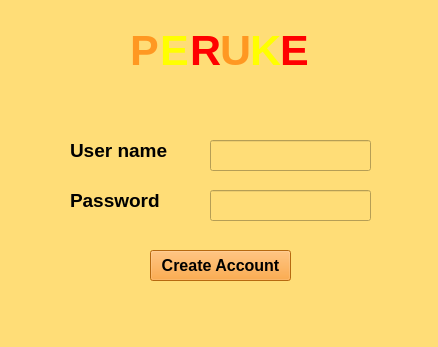
<?xml version="1.0" encoding="UTF-8"?>
<ui version="4.0">
 <class>MainWindow</class>
 <widget class="QMainWindow" name="MainWindow">
  <property name="geometry">
   <rect>
    <x>0</x>
    <y>0</y>
    <width>438</width>
    <height>347</height>
   </rect>
  </property>
  <property name="minimumSize">
   <size>
    <width>438</width>
    <height>347</height>
   </size>
  </property>
  <property name="maximumSize">
   <size>
    <width>438</width>
    <height>347</height>
   </size>
  </property>
  <property name="windowTitle">
   <string>MainWindow</string>
  </property>
  <property name="styleSheet">
   <string notr="true">background-color: rgb(255, 221, 119);</string>
  </property>
  <widget class="QWidget" name="centralwidget">
   <widget class="QLabel" name="P2_label_10">
    <property name="geometry">
     <rect>
      <x>250</x>
      <y>30</y>
      <width>31</width>
      <height>41</height>
     </rect>
    </property>
    <property name="font">
     <font>
      <pointsize>32</pointsize>
      <weight>75</weight>
      <bold>true</bold>
     </font>
    </property>
    <property name="layoutDirection">
     <enum>Qt::LeftToRight</enum>
    </property>
    <property name="styleSheet">
     <string notr="true">color: rgb(255, 255, 0);</string>
    </property>
    <property name="text">
     <string>K</string>
    </property>
    <property name="scaledContents">
     <bool>false</bool>
    </property>
   </widget>
   <widget class="QLabel" name="P2_label_7">
    <property name="geometry">
     <rect>
      <x>160</x>
      <y>30</y>
      <width>31</width>
      <height>41</height>
     </rect>
    </property>
    <property name="font">
     <font>
      <pointsize>32</pointsize>
      <weight>75</weight>
      <bold>true</bold>
     </font>
    </property>
    <property name="layoutDirection">
     <enum>Qt::LeftToRight</enum>
    </property>
    <property name="styleSheet">
     <string notr="true">color: rgb(255, 255, 0);</string>
    </property>
    <property name="text">
     <string>E</string>
    </property>
    <property name="scaledContents">
     <bool>false</bool>
    </property>
   </widget>
   <widget class="QLabel" name="P2_label_11">
    <property name="geometry">
     <rect>
      <x>280</x>
      <y>30</y>
      <width>31</width>
      <height>41</height>
     </rect>
    </property>
    <property name="font">
     <font>
      <pointsize>32</pointsize>
      <weight>75</weight>
      <bold>true</bold>
     </font>
    </property>
    <property name="layoutDirection">
     <enum>Qt::LeftToRight</enum>
    </property>
    <property name="styleSheet">
     <string notr="true">color: rgb(255, 0, 0);</string>
    </property>
    <property name="text">
     <string>E</string>
    </property>
    <property name="scaledContents">
     <bool>false</bool>
    </property>
   </widget>
   <widget class="QLabel" name="P2_label_9">
    <property name="geometry">
     <rect>
      <x>220</x>
      <y>30</y>
      <width>31</width>
      <height>41</height>
     </rect>
    </property>
    <property name="font">
     <font>
      <pointsize>32</pointsize>
      <weight>75</weight>
      <bold>true</bold>
     </font>
    </property>
    <property name="layoutDirection">
     <enum>Qt::LeftToRight</enum>
    </property>
    <property name="styleSheet">
     <string notr="true">color: rgb(255, 152, 34);</string>
    </property>
    <property name="text">
     <string>U</string>
    </property>
    <property name="scaledContents">
     <bool>false</bool>
    </property>
   </widget>
   <widget class="QLabel" name="P2_label_6">
    <property name="geometry">
     <rect>
      <x>130</x>
      <y>30</y>
      <width>31</width>
      <height>41</height>
     </rect>
    </property>
    <property name="font">
     <font>
      <pointsize>32</pointsize>
      <weight>75</weight>
      <bold>true</bold>
     </font>
    </property>
    <property name="layoutDirection">
     <enum>Qt::LeftToRight</enum>
    </property>
    <property name="styleSheet">
     <string notr="true">color: rgb(255, 152, 34);</string>
    </property>
    <property name="text">
     <string>P</string>
    </property>
    <property name="scaledContents">
     <bool>false</bool>
    </property>
   </widget>
   <widget class="QLabel" name="P2_label_8">
    <property name="geometry">
     <rect>
      <x>190</x>
      <y>30</y>
      <width>31</width>
      <height>41</height>
     </rect>
    </property>
    <property name="font">
     <font>
      <pointsize>32</pointsize>
      <weight>75</weight>
      <bold>true</bold>
     </font>
    </property>
    <property name="layoutDirection">
     <enum>Qt::LeftToRight</enum>
    </property>
    <property name="styleSheet">
     <string notr="true">color: rgb(255, 0, 0);</string>
    </property>
    <property name="text">
     <string>R</string>
    </property>
    <property name="scaledContents">
     <bool>false</bool>
    </property>
   </widget>
   <widget class="QLabel" name="player_label">
    <property name="geometry">
     <rect>
      <x>70</x>
      <y>130</y>
      <width>111</width>
      <height>41</height>
     </rect>
    </property>
    <property name="font">
     <font>
      <pointsize>14</pointsize>
      <weight>75</weight>
      <bold>true</bold>
     </font>
    </property>
    <property name="layoutDirection">
     <enum>Qt::LeftToRight</enum>
    </property>
    <property name="styleSheet">
     <string notr="true"/>
    </property>
    <property name="text">
     <string>User name</string>
    </property>
    <property name="scaledContents">
     <bool>false</bool>
    </property>
   </widget>
   <widget class="QLabel" name="player_label_2">
    <property name="geometry">
     <rect>
      <x>70</x>
      <y>180</y>
      <width>111</width>
      <height>41</height>
     </rect>
    </property>
    <property name="font">
     <font>
      <pointsize>14</pointsize>
      <weight>75</weight>
      <bold>true</bold>
     </font>
    </property>
    <property name="layoutDirection">
     <enum>Qt::LeftToRight</enum>
    </property>
    <property name="styleSheet">
     <string notr="true"/>
    </property>
    <property name="text">
     <string>Password</string>
    </property>
    <property name="scaledContents">
     <bool>false</bool>
    </property>
   </widget>
   <widget class="QLineEdit" name="user_name">
    <property name="geometry">
     <rect>
      <x>210</x>
      <y>140</y>
      <width>161</width>
      <height>31</height>
     </rect>
    </property>
    <property name="font">
     <font>
      <pointsize>12</pointsize>
      <weight>50</weight>
      <bold>false</bold>
     </font>
    </property>
    <property name="styleSheet">
     <string notr="true">border-color: rgb(255, 255, 255);</string>
    </property>
   </widget>
   <widget class="QLineEdit" name="user_pass">
    <property name="geometry">
     <rect>
      <x>210</x>
      <y>190</y>
      <width>161</width>
      <height>31</height>
     </rect>
    </property>
    <property name="font">
     <font>
      <pointsize>12</pointsize>
      <weight>50</weight>
      <bold>false</bold>
     </font>
    </property>
   </widget>
   <widget class="QPushButton" name="btn_create_account">
    <property name="geometry">
     <rect>
      <x>150</x>
      <y>250</y>
      <width>141</width>
      <height>31</height>
     </rect>
    </property>
    <property name="font">
     <font>
      <pointsize>12</pointsize>
      <weight>75</weight>
      <bold>true</bold>
     </font>
    </property>
    <property name="styleSheet">
     <string notr="true">background-color: rgb(255, 147, 23);</string>
    </property>
    <property name="text">
     <string>Create Account</string>
    </property>
   </widget>
   <widget class="QLabel" name="lbl_error">
    <property name="geometry">
     <rect>
      <x>120</x>
      <y>90</y>
      <width>201</width>
      <height>31</height>
     </rect>
    </property>
    <property name="font">
     <font>
      <pointsize>12</pointsize>
      <weight>50</weight>
      <bold>false</bold>
     </font>
    </property>
    <property name="layoutDirection">
     <enum>Qt::LeftToRight</enum>
    </property>
    <property name="styleSheet">
     <string notr="true"/>
    </property>
    <property name="text">
     <string/>
    </property>
    <property name="scaledContents">
     <bool>false</bool>
    </property>
   </widget>
  </widget>
 </widget>
 <resources/>
 <connections/>
</ui>
